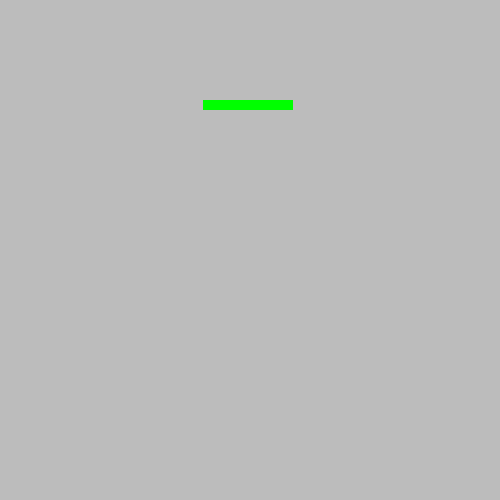
Frame 1 (no input)
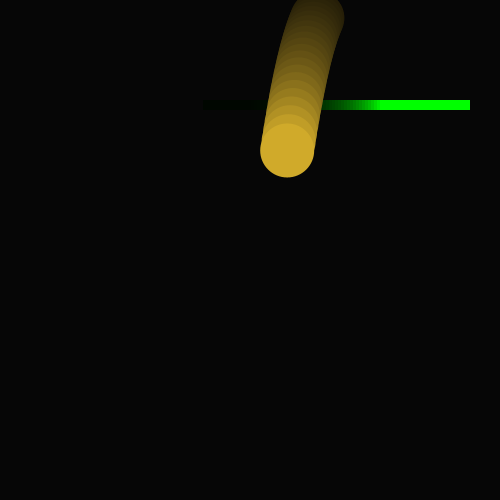
Frame 60 (the mouse pressed at the canvas centre just before this capture)
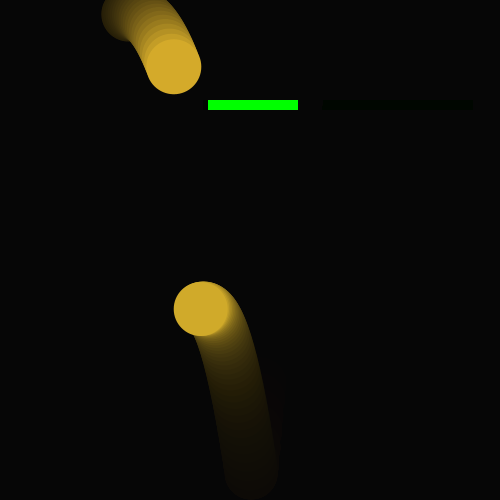
Frame 120 (the mouse held since frame 60 and released just before this capture)

The Processing sketch that drew these frames (run headless with seeded random() and noise(); from frame 60 on, the mouse is pressed at the canvas centre):

// Processing sketch: processing_141731
// ── processing_141731.pde

////////////////////////////////////////////////////////
///////////////// CLASS BOLAS

class ball {

  PVector myP, myV; 
  int mySz;
  float r, g, b;

  ball(int _mySz, float _r, float _g, float _b) {
    myP = new PVector(random(15, width-15), 15);
    myV = new PVector(random(-3, 3), random(-3, 3)); //mouseX-pmouseX,mouseY-pmouseY
    mySz = _mySz;
    r = _r;
    g = _g;
    b = _b;
  } 

  void run() {
    update();
    drawMe();
  }

  void update() {
    myV.y += gravedad;

    //actualitzamos las posiciones
    myP.x += myV.x;
    myP.y += myV.y;

    //comprobamos los bordes X
    if (myP.x<mySz/2) {
      myV.x *= valorDeFriccionX;
      myP.x = mySz/2;
    } 
    else if (myP.x>width-mySz/2) {
      myV.x *= valorDeFriccionX;
      myP.x = width-mySz/2;
    }

    //comprobamos los bordes sÃƒÂ³lo por abajo. 
    if (myP.y>height-mySz/2) {
      myV.y *= valorDeFriccionY;
      //para que no se enganche:
      myP.y = height-mySz/2;
    }
  }

  void drawMe() {
    noStroke();
    fill(r, g, b);
    ellipse(myP.x, myP.y, mySz, mySz);
  }
}




float gravedad, valorDeFriccionY, valorDeFriccionX;
int ballsSize = 15;
int rectangleX, rectangleWidth, rectangleHeight, velocidadRect, rectCenter;
boolean collision, collision1, collision2;
float startTime, currTime, s, r, g, bl, Y, rectangleY;
float hitTime;
//cremos ARRAYLIST para guardar las bolas
//sin necesidad de decidir a priori su nÃƒÂºmero
ArrayList<ball> bolas = new ArrayList();


//reloj de manillas//
PVector segundos = new PVector(0, 0);
PVector minutos = new PVector(0, 0);
PVector horas = new PVector(0, 0);


float angSegundos = 0;
float angMinutos = 0;
float angHoras = 0;

float radioSegundos = 100;
float radioMinutos = 60;
float radioHoras = 40;
/*float radioSegundos = 100;
float radioMinutos = 20;
float radioHoras = 20;*/

int hour = (hour())%12; //para que vaya de 0 a 12 y no de 0 a 24

//



void setup() {
  size(500, 500);
  //gravedad. De hecho, es un valor de aceleraciÃƒÂ³n.
  gravedad = 0.3;
  //y finalmente, un valor de fricciÃƒÂ³n, para ir desacelerando la bola a medida que  va tocando el suelo. 
  //Es el valor por el que multiplicaremos la velocidad de la misma.
  valorDeFriccionY = -0.6;
  valorDeFriccionX = -0.6;

  rectangleX = 200;
  rectangleY = 200;
  rectangleWidth = 100;
  rectangleHeight = 10;
  velocidadRect = 3;

  hitTime = 1;
  startTime = second();

  noStroke();
  fill(255, 0, 0);
}


void draw() {

  noStroke();
  fill(0, 20);
  rect(0, 0, 500, 500);

  rectCenter = rectangleWidth/2;

  colores();
  relojManillas();
  actualizarBolas();
  creaBolas();
  colisiones();
  actualizarCursor();
}


void relojManillas() {
  angSegundos = map(second(), 0, 60, PI, -PI);

  segundos.x = width/2 + radioSegundos*sin(angSegundos);
  segundos.y = height/2 + radioSegundos*cos(angSegundos);


  angMinutos = map(minute(), 0, 60, PI, -PI);

  minutos.x = width/2 + radioMinutos*sin(angMinutos);
  minutos.y = width/2 + radioMinutos*cos(angMinutos);

  angHoras = map(hour, 0, 12, PI, -PI);

  horas.x = width/2 + radioHoras*sin(angHoras);
  horas.y = width/2 + radioHoras*cos(angHoras);

  if (keyPressed) {
    if (key =='r') {
      stroke(255, 0, 0);
      strokeWeight(1);
      line(width/2, height/2, segundos.x, segundos.y);
      strokeWeight(2);
      line(width/2, height/2, minutos.x, minutos.y);
      strokeWeight(4);
      line(width/2, height/2, horas.x, horas.y);
    } 
    else {
      noStroke();
    }
  }
}

void colores() {
  r = map(second(), 0, 60, 0, 255);
  g =  map(minute(), 0, 60, 0, 255);
  bl =  map(hour(), 0, 24, 0, 255);

  Y = map(hour(), 0, 24, 50, 350);
}

void actualizarCursor() {

  //////CURSOR  //si clicamos
  if (mousePressed) {
    cursor(CROSS);
    rectangleX = mouseX-rectCenter;
    rectangleY = mouseY-rectangleHeight;
  } 
  else {
    noCursor();
  }
  //
}

void actualizarBolas() {
  for (int i=0;i<bolas.size();i++) {
    ball b = bolas.get(i);
    b.run();
  }
}


void creaBolas() {

  ballsSize = second()+5;
  s = second();
  float sec = map(second(), 0, 60, 1, 61);
  currTime = s-startTime;

  if (currTime >= hitTime) {
    //creamos una nueva bola
    ball b = new ball(ballsSize, r, g, bl); 
    //y la aÃƒÂ±adimos al Array
    bolas.add(b);
    startTime = s;
  }

  if (sec >= 60) {

    /*hitTime = 1;
     s = second();
     currTime = s-startTime;*/
    startTime = 0;
    bolas.clear();
  } 
  println("a"+startTime);
  println("a"+s);
}

//si clicamos una tecla
void keyPressed() {
  //si es ESPACIO, disparamos la bolas para arriba
  if (key==' ') {
    for (int i = 0; i<bolas.size(); i++) {
      ball b = (ball) bolas.get(i);  
      b.myV.x = random(-5, 5);
      b.myV.y = random(-8, -0.5);
    }
  } //Si es la C, eliminamos los objetos
  else if (key=='c') {
    bolas.clear();
  }
}

void colisiones() {

  noStroke();
  fill(0, 255, 0);

  rectangleX += velocidadRect;
  if ((rectangleX+rectangleWidth > width)||(rectangleX < 0)) {
    velocidadRect = -velocidadRect;
  }

  rectangleY = Y;

  rectangleWidth = minute()*2+10;
  rect(rectangleX, rectangleY, rectangleWidth, rectangleHeight);

  for (int i = 0; i<bolas.size(); i++) {
    ball b = (ball) bolas.get(i);
    collision = isCollidingCircleRectangle(b.myP.x, b.myP.y, ballsSize/2, rectangleX, rectangleY, rectangleWidth, rectangleHeight);
  
    if (collision == true) {
      b.myV.y *= valorDeFriccionY;
      //para que no se enganche:
      b.myP.y = rectangleY-ballsSize/2;
    }
  }
}

boolean isCollidingCircleRectangle(
float circleX, 
float circleY, 
float radius, 
float rectangleX, 
float rectangleY, 
float rectangleWidth, 
float rectangleHeight)
{
  float circleDistanceX = abs(circleX - rectangleX - rectangleWidth/2);
  float circleDistanceY = abs(circleY - rectangleY - rectangleHeight/2);

  if (circleDistanceX > (rectangleWidth/2 + radius)) { 
    return false;
  }
  if (circleDistanceY > (rectangleHeight/2 + radius)) { 
    return false;
  }

  if (circleDistanceX <= (rectangleWidth/2)) { 
    return true;
  }
  if (circleDistanceY <= (rectangleHeight/2)) { 
    return true;
  }

  float cornerDistance_sq = pow(circleDistanceX - rectangleWidth/2, 2) +
    pow(circleDistanceY - abs(rectangleHeight/2), 2);

  return (cornerDistance_sq <= pow(radius, 2));
}
